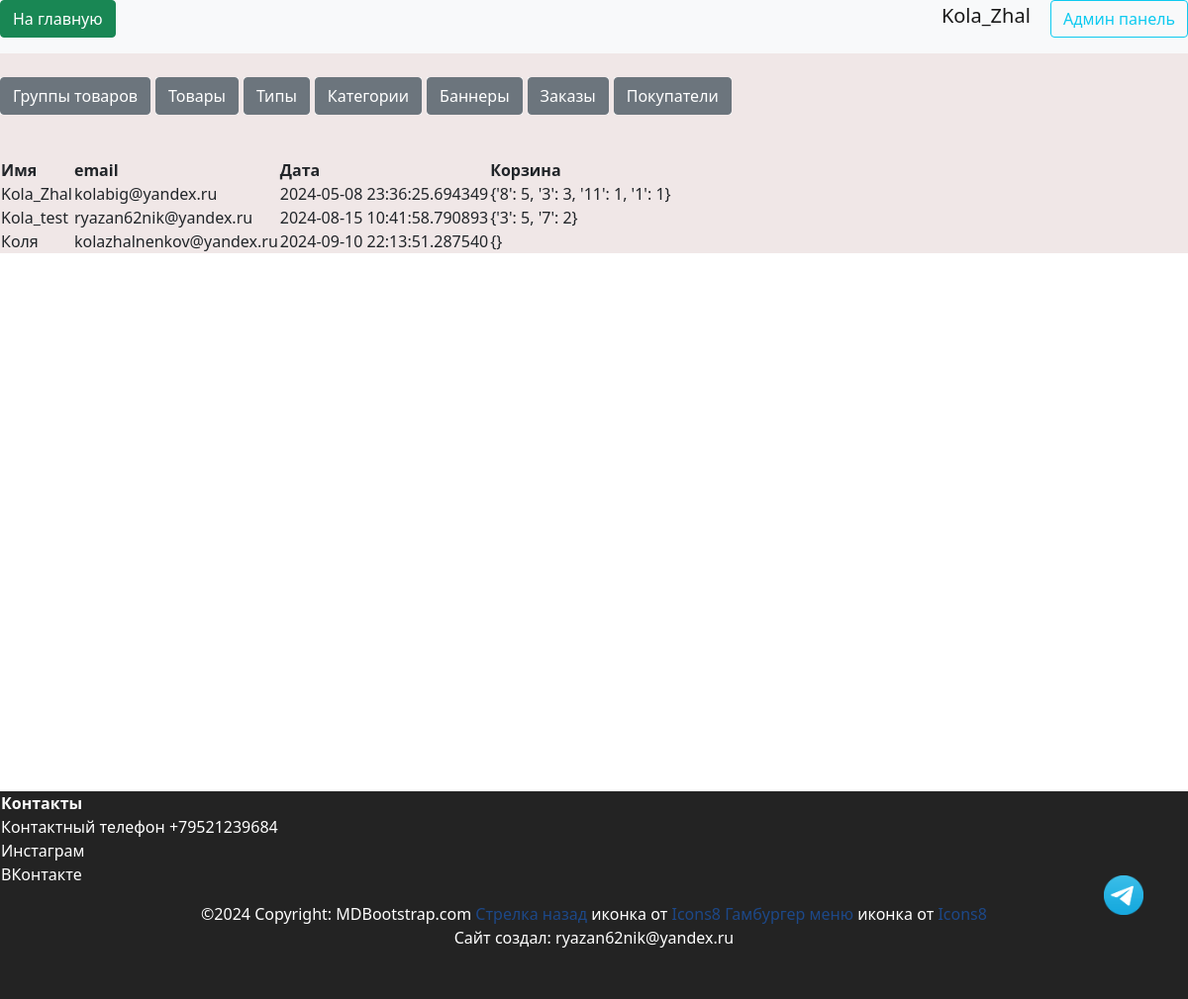
Page /admin/users (signed in) on the committed database.
### data/users.py (models this page shows, shortened)
class User(SqlAlchemyBase, UserMixin, SerializerMixin):
    __tablename__ = "users"
    id = sqlalchemy.Column(sqlalchemy.Integer, primary_key=True, autoincrement=True)
    name = sqlalchemy.Column(sqlalchemy.String, nullable=True)
    tel = sqlalchemy.Column(sqlalchemy.String, nullable=True)
    email = sqlalchemy.Column(sqlalchemy.String, index=True, unique=True, nullable=True)
    hashed_password = sqlalchemy.Column(sqlalchemy.String, nullable=True)
    created_date = sqlalchemy.Column(sqlalchemy.DateTime, default=datetime.datetime.now)
    basket = sqlalchemy.Column(sqlalchemy.String, default="{}")
    admin = sqlalchemy.Column(sqlalchemy.Boolean, default=False)
    tg_id = sqlalchemy.Column(sqlalchemy.String, nullable=True)
    confirmed = sqlalchemy.Column(sqlalchemy.Boolean, default=False)
    address = sqlalchemy.Column(sqlalchemy.String, nullable=True)
    orders = orm.relationship("Order", back_populates="user")

### server.py (the view)
@app.route("/admin/users", methods=["GET", "POST"])
@login_required
def admin_user():
    if not current_user.admin:
        return render_template("pages/no_rights.html")
    with db_session.create_session() as db_sess:
        users = db_sess.query(User).all()
        return render_template(
            "pages/admin_users.html", title="Админ панель", users=users
        )

### data/db_session.py (called while the page is built)
def create_session() -> Session:
    global __factory
    return __factory()

### server.py (called while the page is built)
@login_manager.user_loader
def load_user(user_id):
    db_sess = db_session.create_session()
    return db_sess.query(User).filter(User.id == user_id).first()

### templates/pages/admin_users.html
{% extends "pages/base_admin.html" %}
{% block admincontent %}
<br>
<div style="overflow: auto;">
    <table>
        <tr>
            <th>Имя</th>
            <th>email</th>
            <th>Дата</th>
            <th>Корзина</th>
        </tr>
        {% for user in users %}
        <tr>
            <td>{{ user.name }}</td>
            <td>{{ user.email }}</td>
            <td>{{ user.created_date }}</td>
            <td>{{ user.basket }}</td>
        </tr>
        {% endfor %}
    </table>
</div>
{% endblock %}

### templates/includes/header.html
<header class="header--fixed">
    <nav class="navbar navbar-light bg-light">
        <p align="right">
            <a href="/index" class="btn btn-success"> На главную </a>
        </p>
        {% if current_user.is_authenticated %}
        <p align="right">
            <a class="logout navbar-brand" href="/logout">{{ current_user.name }}</a>
            {% if current_user.admin%}
            <a class="btn btn-outline-info mr-2" href="/admin/products">Админ панель</a>
            {% endif %}
            {% else %}
        <p align="right">
            <a class="btn btn-primary" onclick="saveHref('/register')" href="/register">Зарегистрироваться</a>
            <a class="btn btn-success" onclick="saveHref('/login')" href="/login">Войти</a>
        </p>
        {% endif %}
    </nav>
</header>

### static/css/header.css (style rules this page uses)
:root { --main-color: #0179FA; --second-color: white; }

### static/css/footer.css (style rules this page uses)
:root { --main-color: #111111; --second-color: white; }

### static/css/mystyle.css (style rules this page uses)
html { --firstly-color: white; --secondary-color: rgba(91, 82, 212, 0.837); --thirdly-color: rgb(99, 96, 105); --fourly-color: rgb(144, 182, 242); --black: rgb(35, 35, 35); --dark-blue: #12191d; --white: #ffffff; --green: #33ff00; --caribbean: #00e197; --light-green: #8eef8c; --turquoise: #12eeff; --pink: #f053d5; --red: #fe785a; --gray-900: #0c1114; --gray-700: #242a2c; --gray-650: #495257; --gray-600: #424b4f; --gray-500: #495257; --gray-300: #8d979e; --gray-200: #acb4b9; --gray-150: #aeb6bb; --gray-100: #eef1f3; --gray-50: #f6f8f9; --framing: black; --text-color: white; }
body { min-height: 100vh; position: relative; margin: 0; padding: 0; text-align: center; }

### static/css/index.css (style rules this page uses)
.navbar { padding-top: 0; padding-bottom: 0; }

### static/css/product_style.css (style rules this page uses)
:root { --product-text-color: rgb(255, 122, 0); --product-description-color: rgb(195, 213, 243); --product-title-color: rgb(255, 215, 0); --product-background: rgb(19, 68, 124); }
a { color: rgb(29, 72, 136); text-decoration: none; }

### rows in the picture
User: name "Kola_Zhal", email "kolabig@yandex.ru", created_date "2024-05-08 23:36:25.694349", basket "{'8': 5, '3': 3, '11': 1, '1': 1}"
User: name "Kola_test", email "ryazan62nik@yandex.ru", created_date "2024-08-15 10:41:58.790893", basket "{'3': 5, '7': 2}"
User: name "Коля", email "kolazhalnenkov@yandex.ru", created_date "2024-09-10 22:13:51.287540", basket "{}"
